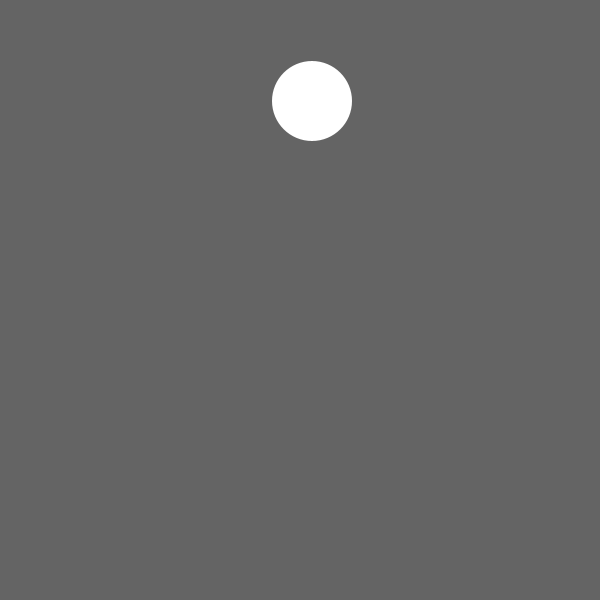
Frame 1 (no input)
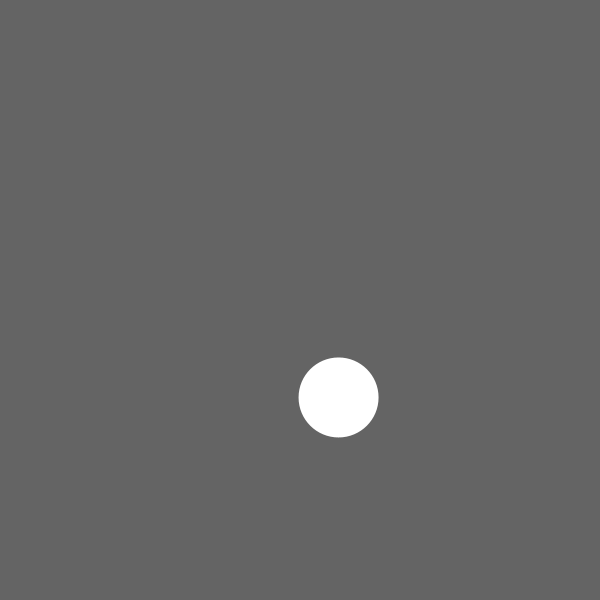
Frame 60 (the mouse pressed at the canvas centre just before this capture)
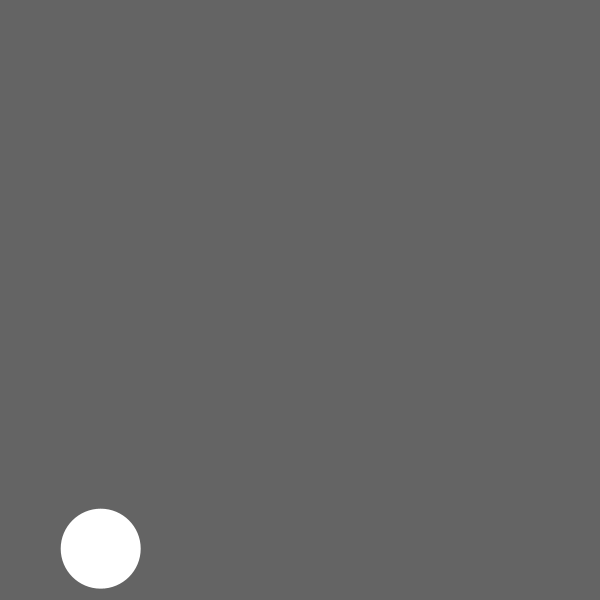
Frame 120 (the mouse held since frame 60 and released just before this capture)

The Processing sketch that drew these frames (run headless with seeded random() and noise(); from frame 60 on, the mouse is pressed at the canvas centre):

// Processing sketch: gummiball
// ── gummiball.pde
// Anfangsposition
float x = 300;
float y = 100;

// Anfangsgeschwindigkeit
float ySpeed = 0;
float xSpeed = 12;

// Ballradius
float radius = 40;

void setup() {
  size(600, 600);    // Fenstergröße festlegen
  noStroke();        // Keine Outlines
}

void draw() {
  background(100);   // Hintergrund zeichnen

  // Fallbeschleunigung  (Erhöhe Geschwindigkeit nach unten)
  ySpeed += 1;

  // Position je nach Geschwindigkeit verändern, um Bewegung zu simulieren
  x += xSpeed;
  y += ySpeed;
  
  // Geschwindigkeit verringern, um Reibung zu simulieren
  xSpeed *= 0.99;
  ySpeed *= 0.99;

  // Abprallen vom Boden
  if (y>height - radius) { // Wenn in Berührung mit Boden
    y = height - radius;   // Korrigiere Position, falls Ball "im" Boden ist
    if (ySpeed>0)          // Falls Geschwindigkeit noch nicht invertiert
      ySpeed *= -0.8;      // Invertiere horizontale Geschwindigkeit(gleichzeitig wird die Geschwindigkeit reduziert)
  }
  // Abprallen von der rechten Wand
  if (x>width - radius) {  // Wenn in Berührung mit rechter Wand
    x = width-radius;      // Korrigiere Position, falls Ball "in" der Wand ist
    if (xSpeed>0)          // Falls Geschwindigkeit noch nicht invertiert
      xSpeed *= -0.8;      // Invertiere horizontale Geschwindigkeit(gleichzeitig wird die Geschwindigkeit reduziert)
  }
  // Abprallen von der linken Wand
  if (x< radius) {         // Wenn in Berührung mit linker Wand
    x = radius;            // Korrigiere Position, falls Ball "in" der Wand ist
    if (xSpeed<0)          // Falls Geschwindigkeit noch nicht invertiert
      xSpeed *= -0.8;      // Invertiere horizontale Geschwindigkeit(gleichzeitig wird die Geschwindigkeit reduziert)
  }

  // Falls Maustaste gedrückt ist
  if (mousePressed && mouseButton==LEFT) {
    // In Richtung Maus beschleunigen
    xSpeed = (mouseX - x)/3;
    ySpeed = (mouseY - y)/3;
  }

  // Ball an aktueller Position zeichnen
  circle(x, y, 2*radius);
}
